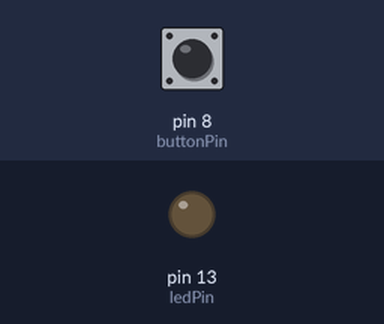
The sketch below on a simulated Arduino Uno, built with avr-gcc and run on an emulated ATmega328P. Shown: output pins drawn as LEDs (lit = HIGH). Inputs (shaded band) come from the test bench; at power-on: pin 8 (buttonPin) LOW.

Above: at 1.2 s.
1.3 s: pin 8 (buttonPin) pulled HIGH for 0.15 s
At 1.37 s:
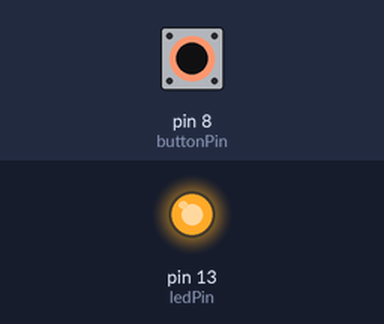
2.9 s: pin 8 (buttonPin) pulled HIGH for 3.2 s
At 6.6 s:
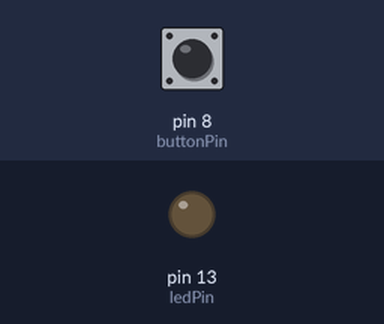
Timing chart, 0 to 8.1 s (numbered marks = the images above; inputs shaded):
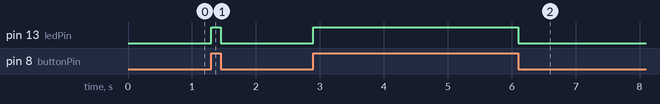

The sketch:

workshop4.ino
```cpp
#define buttonPin 8
#define ledPin 13

void setup() {
Serial.begin(9600);
pinMode(ledPin, OUTPUT);
pinMode(buttonPin, INPUT);

}

void loop() {
digitalWrite(ledPin, digitalRead(buttonPin));

}
```

Measured:
- after the input at 1.3 s, pin 13 (ledPin): LOW → HIGH at once, → LOW 0.15 s later
- after the input at 2.9 s, pin 13 (ledPin): LOW → HIGH at once, → LOW 3.2 s later
